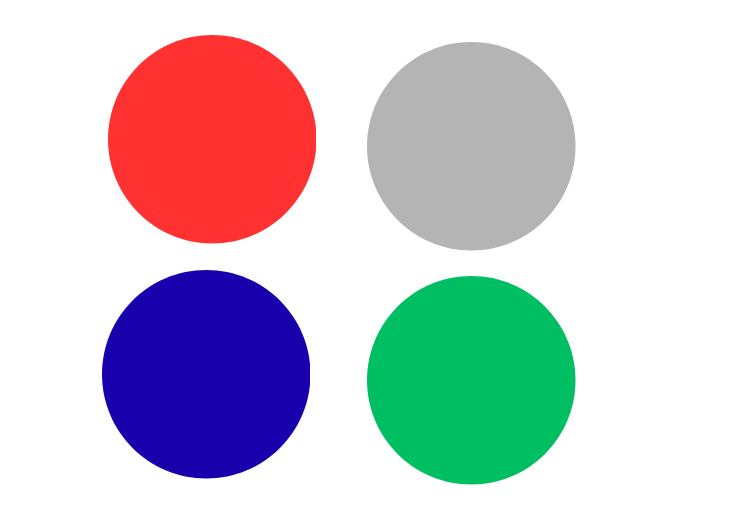
#> input picture Images/ColourImage.png, 737 x 514 px, found by its file name
$ python First.py
#> lines starting #> are read from the running program, lines starting #| are printed output that depends on the picture
'''
Given an image, this script load the image, convert it from 4D to 3D, perform the given transformations:
g(x, y, c) = max(f(x, y, c)) - f(x, y, c)

here, f(x, y, c) is the pixel value at position (x, y) for channel c = 3.
'''


import matplotlib.pyplot as plt

def main():
    img_path = '/home/mahfuza/CSE4161_DIP/Images/ColourImage.png'
    img_4D = plt.imread(img_path)
#> img_4D is the input picture: shape (514, 737, 4) float32; mean R, G, B, A 0.802, 0.788, 0.816, 1
    print(img_4D.shape)
#| (514, 737, 4)

    # Convert to 3D by removing alpha channel
    img_3D = img_4D[:, :, :3]
    print(img_3D.shape)
#| (514, 737, 3)

    # Prepare negative of loaded image
    negative_img = img_3D.max() - img_3D
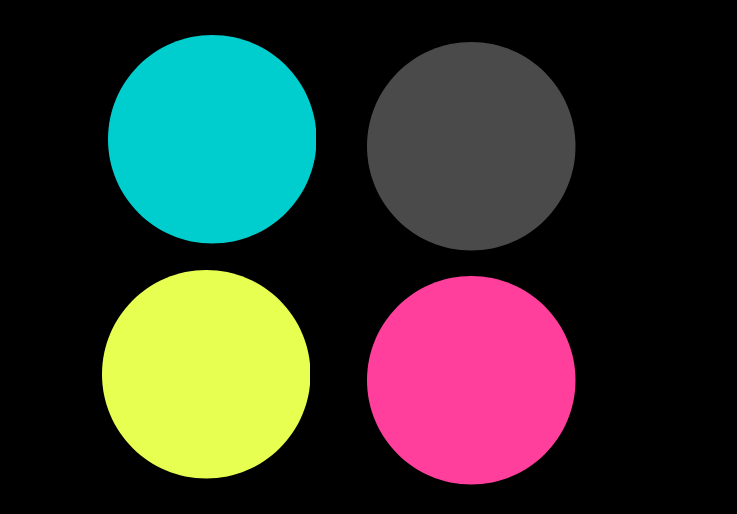
#> negative_img: shape (514, 737, 3) float32; mean R, G, B 0.198, 0.212, 0.183

    # Print RGB values of top-left corner
    print(img_3D[:5, :5, 0])
#| [[1. 1. 1. 1. 1.]
#|  [1. 1. 1. 1. 1.]
#|  [1. 1. 1. 1. 1.]
#|  [1. 1. 1. 1. 1.]
#|  [1. 1. 1. 1. 1.]]
    print(img_3D.max(), img_3D.min())
#| 1.0 0.0

    # Show the image and its channels
    plt.figure(figsize=(10, 10))
    plt.subplot(2, 3, 1)
    plt.imshow(img_3D)
    plt.subplot(2, 3, 2)
    plt.imshow(img_3D[:, :, 0], cmap='Reds')
    plt.subplot(2, 3, 3)
    plt.imshow(img_3D[:, :, 1], cmap='Greens')
    plt.subplot(2, 3, 4)
    plt.imshow(img_3D[:, :, 2], cmap='Blues')
    plt.subplot(2, 3, 5)
    plt.imshow(img_3D[:, :, 0], cmap='gray')
    plt.subplot(2, 3, 6)
    plt.imshow(negative_img)
    plt.show()
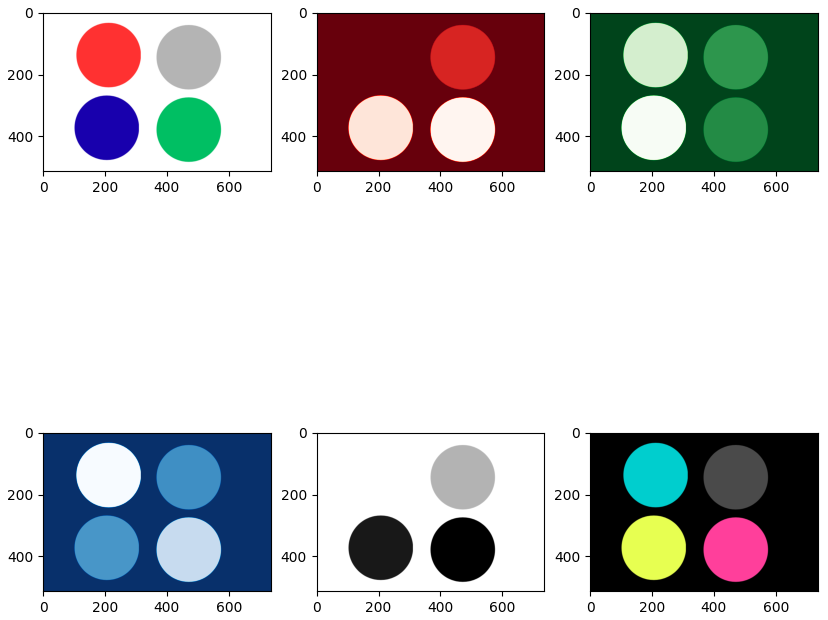
#> figure drawn by matplotlib, 6 panels

if __name__ == "__main__":
    main()
